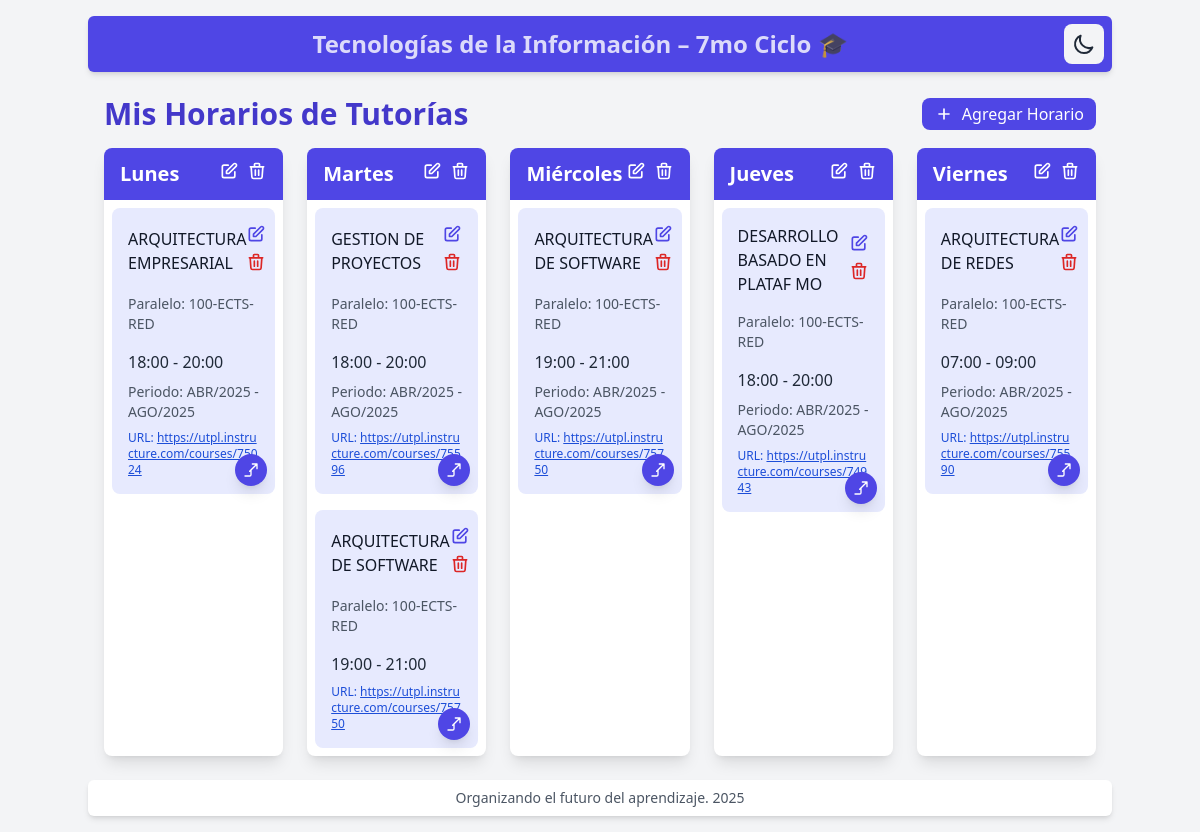
The app's page /, older data.
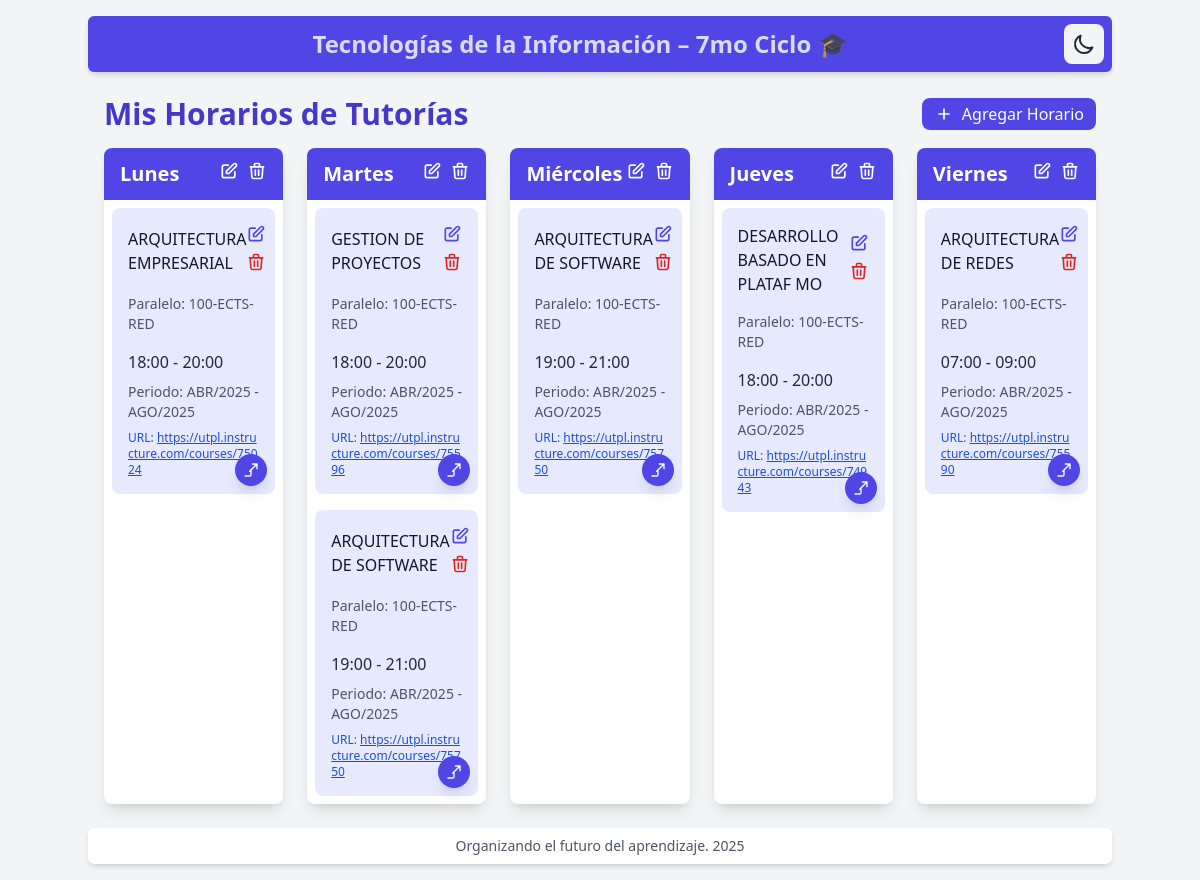
The same page, newer data.
### horarios/models.py (models this page shows, shortened)
class HorarioTutoria(models.Model):
    materia = models.CharField(max_length=100, default='Sin materia')
    paralelo = models.CharField(max_length=50, blank=True, null=True, verbose_name="Paralelo")
    dia = models.ForeignKey(DiaSemana, on_delete=models.CASCADE)
    hora_inicio = models.TimeField()
    hora_fin = models.TimeField()
    notas = models.TextField(blank=True, null=True, verbose_name="Notas (Opcional)")
    url_curso = models.CharField(max_length=300, blank=True, null=True, verbose_name="URL del Curso")
    ruta_local = models.CharField(max_length=500, blank=True, null=True, verbose_name="Ruta Local")
    class Meta:
        verbose_name = "Horario de Tutoría"
        verbose_name_plural = "Horarios de Tutorías"
        ordering = ['dia', 'hora_inicio']

### horarios/views.py (the view)
# urls.py: path('', views.HorariosListView.as_view(), name='lista_horarios'),
class HorariosListView(ListView):
    model = DiaSemana
    template_name = 'horarios/horarios_list.html'
    context_object_name = 'dias_semana'
    ordering = ['orden']  # Ahora ordena por el campo 'orden'
    def get_queryset(self):
        return DiaSemana.objects.all().order_by('orden')

### horarios/templates/horarios/horarios_list.html (shortened to what the changed rows need)
{% extends 'base.html' %} {% block content %}
<div class="container mx-auto px-2 py-0">
  <div class="flex justify-between items-center mb-4">
    <h1 class="text-3xl font-bold text-indigo-700 dark:text-indigo-400">Mis Horarios de Tutorías</h1>
  </div>
  <div class="grid grid-cols-1 md:grid-cols-5 gap-6">
    {% for dia in dias_semana %}
    <div class="bg-white dark:bg-dark-card rounded-lg shadow-lg overflow-hidden transition-colors">
      <div class="bg-indigo-600 dark:bg-indigo-800 px-4 py-3">
        <div class="flex justify-between items-center">
          <h2 class="text-xl font-semibold text-white">{{ dia.nombre }}</h2>
          <div class="flex space-x-2">
            <a href="{% url 'horarios:editar_dia' dia.id %}" class="text-white hover:text-gray-200 transition-colors" title="Editar día">
              <svg class="w-5 h-5" fill="none" stroke="currentColor" viewBox="0 0 24 24">
                <path stroke-linecap="round" stroke-linejoin="round" stroke-width="2" d="M11 5H6a2 2 0 00-2 2v11a2 2 0 002 2h11a2 2 0 002-2v-5m-1.414-9.414a2 2 0 112.828 2.828L11.828 15H9v-2.828l8.586-8.586z" />
              </svg>
            </a>
            <form method="post" action="{% url 'horarios:eliminar_dia' dia.id %}" class="inline" onsubmit="return confirm('¿Estás seguro de eliminar este día? No se podrá eliminar si tiene horarios asociados.');">
              <button type="submit" class="text-white hover:text-red-200 transition-colors" title="Eliminar día">
                <svg class="w-5 h-5" fill="none" stroke="currentColor" viewBox="0 0 24 24">
                  <path stroke-linecap="round" stroke-linejoin="round" stroke-width="2" d="M19 7l-.867 12.142A2 2 0 0116.138 21H7.862a2 2 0 01-1.995-1.858L5 7m5 4v6m4-6v6m1-10V4a1 1 0 00-1-1h-4a1 1 0 00-1 1v3M4 7h16" />
                </svg>
              </button>
            </form>
          </div>
        </div>
      </div>
      <div class="p-2">
        {% for horario in dia.horariotutoria_set.all %}
        <div class="bg-[#e7eafe] dark:bg-indigo-900 rounded-lg p-4 mb-4 last:mb-0 transition-all duration-300 hover:shadow-2xl hover:scale-[1.03] hover:bg-indigo-100 dark:hover:bg-indigo-800 relative cursor-pointer horario-card" data-horario-id="{{ horario.id }}" data-materia="{{ horario.materia }}" data-paralelo="{{ horario.paralelo|default:'' }}" data-hora-inicio="{{ horario.hora_inicio|time:'H:i' }}" data-hora-fin="{{ horario.hora_fin|time:'H:i' }}" data-notas="{{ horario.notas|default:'' }}" data-url-curso="{{ horario.url_curso|default:'' }}" data-ruta-local="{{ horario.ruta_local|default:'' }}">
          <div class="flex justify-between items-center mb-4 pointer-events-none">
            <div class="flex items-center space-x-2">
              <h3 class="font-medium text-gray-900 dark:text-gray-100">{{ horario.materia }}</h3>
            </div>
            <div class="flex flex-col space-y-2">
              <a href="{% url 'horarios:editar_horario' horario.id %}" class="text-indigo-600 hover:text-indigo-800 dark:text-indigo-400 dark:hover:text-indigo-300 transition-colors pointer-events-auto" onclick="event.stopPropagation();">
                <svg class="w-5 h-5" fill="none" stroke="currentColor" viewBox="0 0 24 24">
                  <path stroke-linecap="round" stroke-linejoin="round" stroke-width="2" d="M11 5H6a2 2 0 00-2 2v11a2 2 0 002 2h11a2 2 0 002-2v-5m-1.414-9.414a2 2 0 112.828 2.828L11.828 15H9v-2.828l8.586-8.586z" />
                </svg>
              </a>
              <form method="post" action="{% url 'horarios:eliminar_horario' horario.id %}" class="inline pointer-events-auto" onsubmit="return confirm('¿Estás seguro de eliminar este horario?');" onclick="event.stopPropagation();">
                <button type="submit" class="text-red-600 hover:text-red-800 dark:text-red-400 dark:hover:text-red-300 transition-colors">
                  <svg class="w-5 h-5" fill="none" stroke="currentColor" viewBox="0 0 24 24">
                    <path stroke-linecap="round" stroke-linejoin="round" stroke-width="2" d="M19 7l-.867 12.142A2 2 0 0116.138 21H7.862a2 2 0 01-1.995-1.858L5 7m5 4v6m4-6v6m1-10V4a1 1 0 00-1-1h-4a1 1 0 00-1 1v3M4 7h16" />
                  </svg>
                </button>
              </form>
            </div>
          </div>
          {% if horario.paralelo %}
          <p class="text-sm text-gray-600 dark:text-gray-400 mb-4">Paralelo: {{ horario.paralelo }}</p>
          {% endif %}
          <p class="text-gray-800 dark:text-gray-200">{{ horario.hora_inicio|time:"H:i" }} - {{ horario.hora_fin|time:"H:i" }}</p>
          {% if horario.notas %}
          <p class="text-sm text-gray-600 dark:text-gray-400 mt-2">{{ horario.notas }}</p>
          {% endif %} {% if horario.url_curso %}
          <p class="text-xs text-blue-700 dark:text-blue-300 mt-2 break-all">URL: <a href="{{ horario.url_curso }}" target="_blank" class="underline">{{ horario.url_curso }}</a></p>
          {% endif %}
          {% if horario.url_curso %}
          <a href="{{ horario.url_curso }}" target="_blank" class="absolute bottom-2 right-2 bg-indigo-600 text-white rounded-full p-2 shadow-lg hover:bg-indigo-800 transition-colors z-10 flex items-center justify-center btn-url-curso" title="Ir al curso" onclick="event.stopPropagation();">
            <svg class="w-4 h-4" fill="none" stroke="currentColor" viewBox="0 0 24 24">
              <path stroke-linecap="round" stroke-linejoin="round" stroke-width="2" d="M14 3h7m0 0v7m0-7L10 14m-7 7h7a2 2 0 002-2v-7" />
            </svg>
          </a>
          {% endif %}
        </div>
        {% empty %}
        <p class="text-gray-500 dark:text-gray-400 italic">No hay tutorías programadas</p>
        {% endfor %}
      </div>
    </div>
    {% endfor %}
  </div>
</div>
{% endblock %}

Row changes from the older to the newer data that the page shows:
changed HorarioTutoria (number 3 of 6 on the later page): notas (not shown) → "Periodo: ABR/2025 - AGO/2025"
